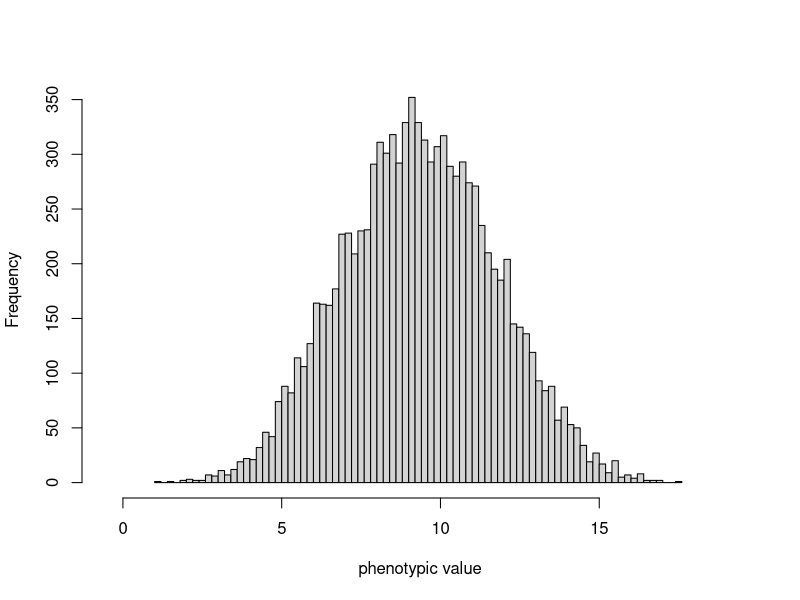

Write the R code that produced this figure.
## ---- chunk 1
set.seed(83942)
library(ggplot2)
library(dplyr)
library(stringr)
## ---- chunk 2
numloci<-10 
eff<-rnorm(numloci,0,1)
numind<-10000#number of individuals to sample
high<-2*sum(replace(eff,eff<0,0)) 
low<-2*sum(replace(eff,eff>0,0))
pheno<-c() 
genomat <- matrix(NA, nrow = numind, ncol = numloci) 
#sample_dist <- data.frame(means = rep(NA, 15000))
pheno_df <- data.frame(phenos = rep(NA, numind))
for(i in 1:numind){
   geno<-replicate(numloci,sum(sample(c(0,1),2,replace=T)))
   genomat[i,]<-geno
   pheno_df$phenos[i] <- geno %*% eff
}
hist(pheno_df$phenos,breaks = 100, main = '',xlab='phenotypic value',xlim=c(low-0.5,high+0.5))
pheno_df
geno
sd <- sd(pheno_df$phenos)
sd
mean <- mean(pheno_df$phenos)
mean

feeble <- pheno_df %>%
  filter(phenos < (mean - 2*sd))
feeble

high_function <- pheno_df %>%
  filter(phenos > (mean + 2*sd))
high_function

normal <- pheno_df %>%
  filter(phenos < (mean + 2*sd), phenos > (mean - 2*sd)) 
normal
